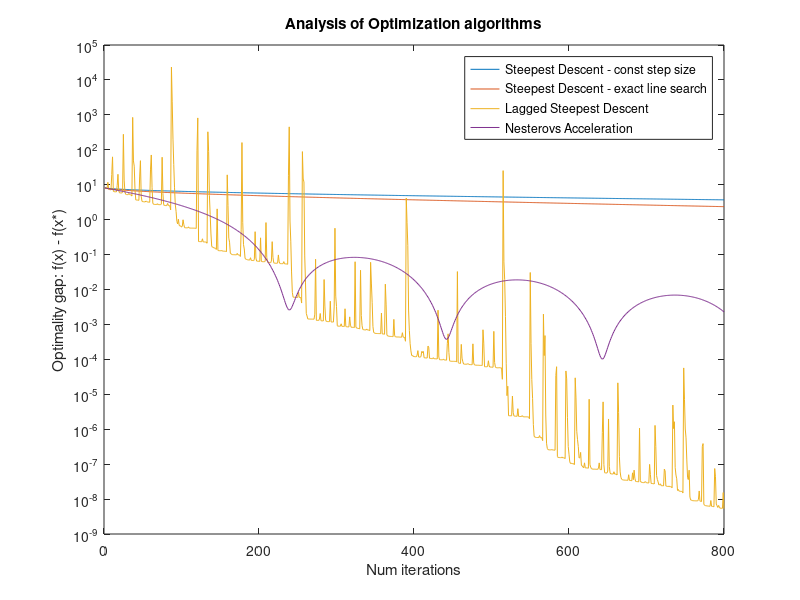

MATLAB code to generate this figure:
function optimization
    n = 200;
    [M, b] = initializeMatrix(n);
    
    evals = sort(eig(M));
    L = evals(n);       % We can also prove L = 4 in this case
    
    x_optimal = pinv(M) * b;
    disp('Global min:');
    f_optimal = (1/2) * dot(M*x_optimal, x_optimal) - dot(b, x_optimal);
%     disp(f_optimal);
    
    iter = 800;
    
    steep_desc_x_k = zeros(n, 1);
    steep_desc_opt_gap = [];
    
    line_search_x_k = zeros(n, 1);
    line_search_opt_gap = [];
    
    lagged_line_search_x_k = zeros(n, 1);
    step_k = 1 / L;     % initialization of prev step size for lagged line search
    lagged_line_search_opt_gap = [];
    
    % Nesterov's Acceleration initializations:
    nest_x_k = zeros(n, 1);
    a_k = 1;
    A_k = 1;
    v_k = nest_x_k - gradient(M, b, nest_x_k) / L;
    y_k = v_k;
    nest_opt_gap = [];
    
    for k = 1 : iter
        steep_desc_x_k = steepestDescent(steep_desc_x_k, M, b, L);
        steep_desc_f = evaluate_func(M, b, steep_desc_x_k);
        steep_desc_opt_gap = [steep_desc_opt_gap, steep_desc_f - f_optimal];
        
        line_search_x_k = steepestDescentLineSearch(line_search_x_k, M, b);
        line_search_f = evaluate_func(M, b, line_search_x_k);
        line_search_opt_gap = [line_search_opt_gap, line_search_f - f_optimal];
        
        [lagged_line_search_x_k, step_k] = laggedSteepestDescent(lagged_line_search_x_k, M, b, step_k);
        lagged_line_search_f = evaluate_func(M, b, lagged_line_search_x_k);
        lagged_line_search_opt_gap = [lagged_line_search_opt_gap, lagged_line_search_f - f_optimal];
        
        [nest_x_k, y_k, v_k, a_k, A_k] = nesterovsMethod(nest_x_k, y_k, v_k, M, b, L, a_k, A_k);
        nest_f = evaluate_func(M, b, nest_x_k);
        nest_opt_gap = [nest_opt_gap, nest_f - f_optimal];
    end
    
    figure
    plot(1:1:iter, steep_desc_opt_gap)
    set(gca, 'YScale', 'log')
    hold on
    plot(1:1:iter, line_search_opt_gap)
    hold on
    plot(1:1:iter, lagged_line_search_opt_gap)
    hold on
    plot(1:1:iter, nest_opt_gap)
    legend('Steepest Descent - const step size', ...
        'Steepest Descent - exact line search', ...
        'Lagged Steepest Descent', ...
        'Nesterovs Acceleration')
    title('Analysis of Optimization algorithms')
    xlabel('Num iterations')
    ylabel('Optimality gap: f(x) - f(x*)')
end

function [M, b] = initializeMatrix(n)
    k = n;
    M = diag(2*[ones(k, 1); zeros(n-k, 1)], 0)...
        + diag([-ones(k-1, 1); zeros(n-k, 1)], -1)...
        + diag([-ones(k-1, 1); zeros(n-k, 1)], 1);
    M(n,1) = - 1;
    M(1,n) = -1;
    b = -1/n * ones(n, 1);
    b(1) = b(1) + 1;
end

function x_k1 = steepestDescent(x_k, M, b, L)
    % Converges in 50000 iters to -8.3331
    x_k1 = x_k - (1 / L) * gradient(M, b, x_k);
end

function x_kl = steepestDescentLineSearch(x_k, M, b)
    desc_dirxn = -gradient(M, b, x_k);
    step_size = dot(desc_dirxn, desc_dirxn) / dot(M*desc_dirxn, desc_dirxn);
    x_kl = x_k + step_size * desc_dirxn;
end

function [x_k, step_kl] = laggedSteepestDescent(x_k_prev, M, b, step_kl_prev)
    desc_dirxn = -gradient(M, b, x_k_prev);
    step_kl = dot(desc_dirxn, desc_dirxn) / dot(M*desc_dirxn, desc_dirxn);
    x_k = x_k_prev + step_kl_prev * desc_dirxn;
end

function [x_k, y_k, v_k, a_k, A_k] = nesterovsMethod(x_k_prev, y_k_prev, v_k_prev, M, b, L, a_k_prev, A_k_prev)
    a_k = (1 + sqrt(1 + 4 * A_k_prev)) / 2;
    A_k = A_k_prev + a_k;
    
    x_k = (A_k_prev / A_k) * y_k_prev + (a_k / A_k) * v_k_prev;
    grad_x_k = gradient(M, b, x_k);
    y_k = x_k - grad_x_k / L;
    v_k = v_k_prev - (a_k / L) * grad_x_k;
end

function f_val = evaluate_func(M, b, x)
    f_val = (1/2) * dot(M*x, x) - dot(b, x);
end

function grad = gradient(M, b, x)
    grad = M * x - b;
end
